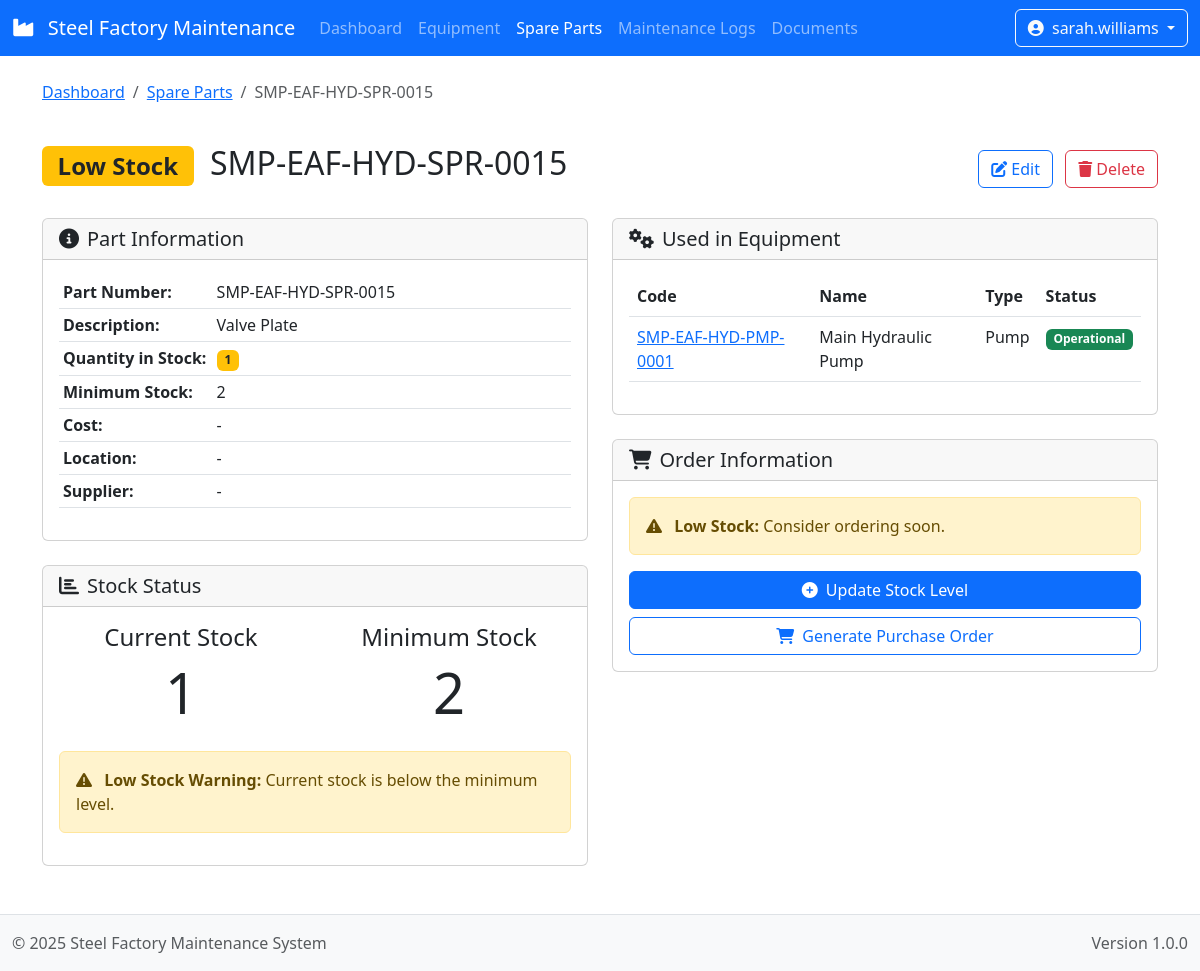
Screenshot of /spare-parts/2/ (signed in) with the database file from the repository.
### maintenance/models.py (models this page shows, shortened)
class SparePart(models.Model):
    part_number = models.CharField(max_length=30, unique=True)
    description = models.CharField(max_length=200)
    quantity_in_stock = models.PositiveIntegerField(default=0)
    minimum_stock = models.PositiveIntegerField(default=1)
    cost = models.DecimalField(max_digits=10, decimal_places=2, blank=True, null=True)
    location = models.CharField(max_length=100, blank=True, null=True)
    supplier = models.CharField(max_length=100, blank=True, null=True)
    equipment = models.ManyToManyField(Equipment, related_name='spare_parts')

class Equipment(models.Model):
    code = models.CharField(max_length=20, unique=True, help_text="Equipment code (e.g., SMP-EAF-HYD-0001)")
    name = models.CharField(max_length=100, help_text="Equipment name")
    equipment_type = models.CharField(max_length=100, help_text="Type of equipment")
    manufacturer = models.CharField(max_length=100, blank=True, null=True)
    model = models.CharField(max_length=100, blank=True, null=True)
    serial_number = models.CharField(max_length=100, blank=True, null=True)
    installation_date = models.DateField(blank=True, null=True)
    last_maintenance_date = models.DateField(blank=True, null=True)
    status = models.CharField(max_length=20, choices=STATUS_CHOICES, default='operational')
    description = models.TextField(blank=True, null=True)
    area = models.ForeignKey(Area, on_delete=models.CASCADE, related_name='equipment')
    parent = models.ForeignKey('self', on_delete=models.CASCADE, null=True, blank=True, related_name='components')

### maintenance/views.py (the view)
# urls.py: path('spare-parts/<int:pk>/', views.SparePartDetailView.as_view(), name='spare_part_detail'),
class SparePartDetailView(LoginRequiredMixin, DetailView):
    model = SparePart
    context_object_name = 'spare_part'
    template_name = 'maintenance/spare_part_detail.html'

### maintenance/templates/maintenance/spare_part_detail.html (shortened to what this page needs)
{% extends "maintenance/base.html" %}
{% load maintenance_extras %}
{% block content %}
<div class="container pt-4">
    <div class="row">
        <div class="col-12 mb-4">
            <nav aria-label="breadcrumb">
                <ol class="breadcrumb">
                    <li class="breadcrumb-item"><a href="{% url 'maintenance:dashboard' %}">Dashboard</a></li>
                    <li class="breadcrumb-item"><a href="{% url 'maintenance:spare_part_list' %}">Spare Parts</a></li>
                    <li class="breadcrumb-item active" aria-current="page">{{ spare_part.part_number }}</li>
                </ol>
            </nav>
        </div>
    </div>
    <div class="row">
        <div class="col-12 mb-4">
            <div class="d-flex justify-content-between align-items-center">
                <h2>
                    {% if spare_part.quantity_in_stock == 0 %}
                    <span class="badge bg-danger me-2">Out of Stock</span>
                    {% elif spare_part.quantity_in_stock < spare_part.minimum_stock %}
                    <span class="badge bg-warning me-2">Low Stock</span>
                    {% else %}
                    <span class="badge bg-success me-2">In Stock</span>
                    {% endif %}
                    {{ spare_part.part_number }}
                </h2>
                <div>
                    <a href="{% url 'maintenance:spare_part_update' spare_part.id %}" class="btn btn-outline-primary me-2">
                        <i class="fas fa-edit"></i> Edit
                    </a>
                    <a href="{% url 'maintenance:spare_part_delete' spare_part.id %}" class="btn btn-outline-danger">
                        <i class="fas fa-trash"></i> Delete
                    </a>
                </div>
            </div>
        </div>
    </div>
    <div class="row">
        <div class="col-md-6">
            <div class="card mb-4">
                <div class="card-header">
                    <h5 class="card-title mb-0"><i class="fas fa-info-circle me-2"></i>Part Information</h5>
                </div>
                <div class="card-body">
                    <table class="table table-sm">
                        <tbody>
                            <tr>
                                <th width="30%">Part Number:</th>
                                <td>{{ spare_part.part_number }}</td>
                            </tr>
                            <tr>
                                <th>Description:</th>
                                <td>{{ spare_part.description }}</td>
                            </tr>
                            <tr>
                                <th>Quantity in Stock:</th>
                                <td>
                                    <span class="badge {% if spare_part.quantity_in_stock == 0 %}bg-danger{% elif spare_part.quantity_in_stock < spare_part.minimum_stock %}bg-warning{% else %}bg-success{% endif %}">
                                        {{ spare_part.quantity_in_stock }}
                                    </span>
                                </td>
                            </tr>
                            <tr>
                                <th>Minimum Stock:</th>
                                <td>{{ spare_part.minimum_stock }}</td>
                            </tr>
                            <tr>
                                <th>Cost:</th>
                                <td>{% if spare_part.cost %}${{ spare_part.cost }}{% else %}-{% endif %}</td>
                            </tr>
                            <tr>
                                <th>Location:</th>
                                <td>{{ spare_part.location|default:"-" }}</td>
                            </tr>
                            <tr>
                                <th>Supplier:</th>
                                <td>{{ spare_part.supplier|default:"-" }}</td>
                            </tr>
                        </tbody>
                    </table>
                </div>
            </div>
            <div class="card mb-4">
                <div class="card-header">
                    <h5 class="card-title mb-0"><i class="fas fa-chart-bar me-2"></i>Stock Status</h5>
                </div>
                <div class="card-body">
                    <div class="row text-center">
                        <div class="col">
                            <h4>Current Stock</h4>
                            <div class="display-4">{{ spare_part.quantity_in_stock }}</div>
                        </div>
                        <div class="col">
                            <h4>Minimum Stock</h4>
                            <div class="display-4">{{ spare_part.minimum_stock }}</div>
                        </div>
                    </div>
                    {% if spare_part.quantity_in_stock < spare_part.minimum_stock %}
                    <div class="alert alert-warning mt-4">
                        <i class="fas fa-exclamation-triangle me-2"></i>
                        <strong>Low Stock Warning:</strong> Current stock is below the minimum level.
                    </div>
                    {% endif %}
                </div>
            </div>
        </div>
        <div class="col-md-6">
            <div class="card mb-4">
                <div class="card-header">
                    <h5 class="card-title mb-0"><i class="fas fa-cogs me-2"></i>Used in Equipment</h5>
                </div>
                <div class="card-body">
                    <div class="table-responsive">
                        <table class="table table-hover">
                            <thead>
                                <tr>
                                    <th>Code</th>
                                    <th>Name</th>
                                    <th>Type</th>
                                    <th>Status</th>
                                </tr>
                            </thead>
                            <tbody>
                                {% for equipment in spare_part.equipment.all %}
                                <tr>
                                    <td>
                                        <a href="{% url 'maintenance:equipment_detail' equipment.id %}">
                                            {{ equipment.code }}
                                        </a>
                                    </td>
                                    <td>{{ equipment.name }}</td>
                                    <td>{{ equipment.equipment_type }}</td>
                                    <td>
                                        <span class="badge {% if equipment.status == 'operational' %}bg-success{% elif equipment.status == 'maintenance' %}bg-warning{% elif equipment.status == 'breakdown' %}bg-danger{% else %}bg-secondary{% endif %}">
                                            {{ equipment.get_status_display }}
                                        </span>
                                    </td>
                                </tr>
                                {% empty %}
                                <tr>
                                    <td colspan="4" class="text-center">This part is not associated with any equipment.</td>
                                </tr>
                                {% endfor %}
                            </tbody>
                        </table>
                    </div>
                </div>
            </div>
            <div class="card">
                <div class="card-header">
                    <h5 class="card-title mb-0"><i class="fas fa-shopping-cart me-2"></i>Order Information</h5>
                </div>
                <div class="card-body">
                    <div class="alert {% if spare_part.quantity_in_stock == 0 %}alert-danger{% elif spare_part.quantity_in_stock < spare_part.minimum_stock %}alert-warning{% else %}alert-success{% endif %}">
                        {% if spare_part.quantity_in_stock == 0 %}
                        <i class="fas fa-exclamation-circle me-2"></i>
                        <strong>Out of Stock:</strong> Order immediately.
                        {% elif spare_part.quantity_in_stock < spare_part.minimum_stock %}
                        <i class="fas fa-exclamation-triangle me-2"></i>
                        <strong>Low Stock:</strong> Consider ordering soon.
                        {% else %}
                        <i class="fas fa-check-circle me-2"></i>
                        <strong>Adequate Stock:</strong> No action needed.
                        {% endif %}
                    </div>
                    <div class="d-grid gap-2 mt-3">
                        <button class="btn btn-primary">
                            <i class="fas fa-plus-circle me-2"></i>Update Stock Level
                        </button>
                        <button class="btn btn-outline-primary">
                            <i class="fas fa-shopping-cart me-2"></i>Generate Purchase Order
                        </button>
                    </div>
                </div>
            </div>
        </div>
    </div>
</div>
{% endblock %}

### maintenance/templates/maintenance/base.html (shortened to what this page needs)
<!DOCTYPE html>
<html lang="en">
<head>
    <link href="https://cdnjs.cloudflare.com/ajax/libs/bootstrap/5.3.0/css/bootstrap.min.css" rel="stylesheet">
    <link href="https://cdnjs.cloudflare.com/ajax/libs/jstree/3.3.12/themes/default/style.min.css" rel="stylesheet">
    <link href="https://cdnjs.cloudflare.com/ajax/libs/font-awesome/6.2.1/css/all.min.css" rel="stylesheet">
</head>
<body>
    <header>
        <nav class="navbar navbar-expand-lg navbar-dark bg-primary">
            <div class="container-fluid">
                <a class="navbar-brand" href="{% url 'maintenance:dashboard' %}">
                    <i class="fas fa-industry me-2"></i>
                    Steel Factory Maintenance
                </a>
                <div class="collapse navbar-collapse" id="navbarNav">
                    <ul class="navbar-nav me-auto">
                        <li class="nav-item">
                            <a class="nav-link {% if request.resolver_match.url_name == 'dashboard' %}active{% endif %}"
                               href="{% url 'maintenance:dashboard' %}">Dashboard</a>
                        </li>
                        <li class="nav-item">
                            <a class="nav-link {% if 'equipment' in request.resolver_match.url_name %}active{% endif %}"
                               href="{% url 'maintenance:equipment_list' %}">Equipment</a>
                        </li>
                        <li class="nav-item">
                            <a class="nav-link {% if 'spare_part' in request.resolver_match.url_name %}active{% endif %}"
                               href="{% url 'maintenance:spare_part_list' %}">Spare Parts</a>
                        </li>
                        <li class="nav-item">
                            <a class="nav-link {% if 'maintenance_log' in request.resolver_match.url_name %}active{% endif %}"
                               href="{% url 'maintenance:maintenance_log_list' %}">Maintenance Logs</a>
                        </li>
                        <li class="nav-item">
                            <a class="nav-link {% if 'document' in request.resolver_match.url_name %}active{% endif %}"
                               href="{% url 'maintenance:document_list' %}">Documents</a>
                        </li>
                    </ul>
                    {% if user.is_authenticated %}
                    <div class="d-flex">
                        <div class="dropdown">
                            <button class="btn btn-outline-light dropdown-toggle" type="button" id="userDropdown" data-bs-toggle="dropdown">
                                <i class="fas fa-user-circle me-1"></i>
                                {{ user.username }}
                            </button>
                        </div>
                    </div>
                    {% else %}
                    <div class="d-flex">
                        <a href="{% url 'login' %}" class="btn btn-outline-light">
                            <i class="fas fa-sign-in-alt me-1"></i> Login
                        </a>
                    </div>
                    {% endif %}
                </div>
            </div>
        </nav>
    </header>
    <main class="container-fluid">
        {% block content %}{% endblock %}
    </main>
    <footer class="bg-light py-3 mt-4 border-top">
        <div class="container-fluid">
            <div class="row">
                <div class="col-md-6">
                    <span class="text-muted">© 2025 Steel Factory Maintenance System</span>
                </div>
                <div class="col-md-6 text-md-end">
                    <span class="text-muted">Version 1.0.0</span>
                </div>
            </div>
        </div>
    </footer>
</body>
</html>

### maintenance/templates/maintenance/base.html (style rules this page uses)
.badge.bg-warning { background-color: #ffc107 !important; color: #212529; }
.badge.bg-success { background-color: #198754 !important; }

### rows the page displays
SparePart: part_number "SMP-EAF-HYD-SPR-0015", description "Valve Plate", quantity_in_stock "1", minimum_stock "2", location "-", supplier "-"
Equipment: code "SMP-EAF-HYD-PMP-0001", name "Main Hydraulic Pump", equipment_type "Pump", status "Operational"

### other values shown
{{ user.username }} "sarah.williams"
